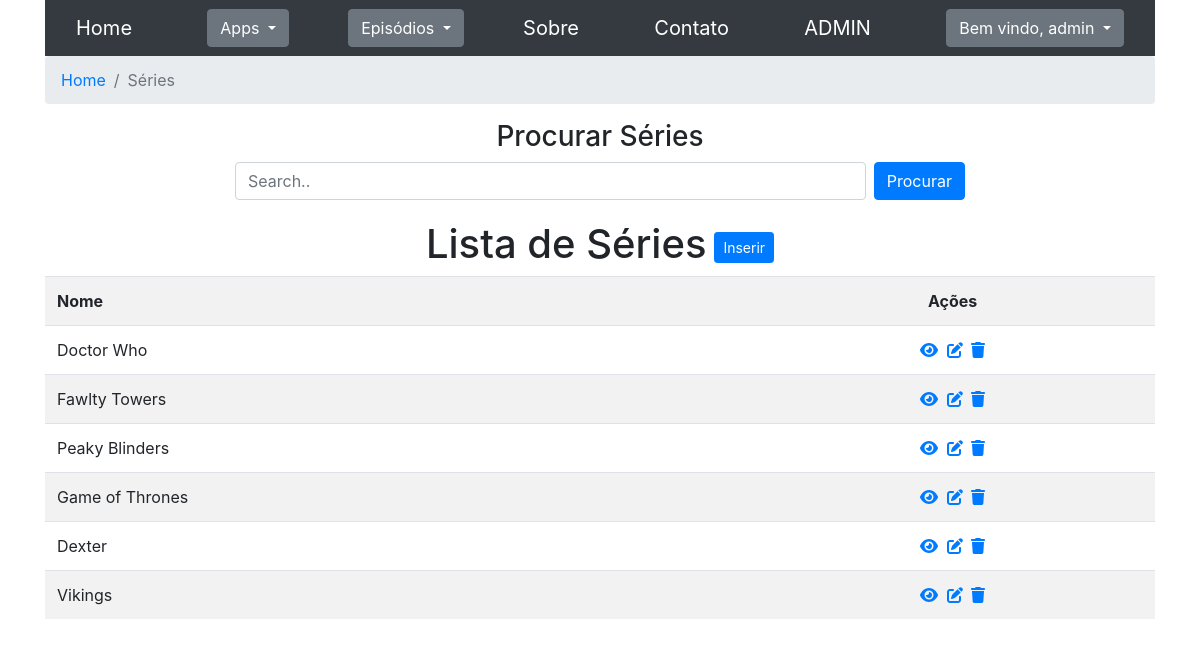
Page /seriados/series/ (signed in) on the committed database.
### seriados/models.py (models this page shows, shortened)
class Serie(models.Model):
    nome = models.CharField(max_length=70, verbose_name="Nome")
    class Meta:
        verbose_name = "Série"
        verbose_name_plural = "Séries"

### seriados/views.py (the view)
# urls.py: path('series/', views.series_list, name='series_list'),
@login_required
@permission_required('seriados.view_serie', raise_exception=True)
def series_list(request):
    search = request.GET.get('search', "")
    objects = Serie.objects.filter(nome__contains=search)
    labels, rows = prepare_data_list(objects, ['nome'])
    context = {
        'title': "Séries",
        'labels': labels,
        'rows': rows,
        'detail_url': 'seriados:series_details',
        'list_url': 'seriados:series_list',
        'insert_url': 'seriados:serie_insert',
        'update_url': 'seriados:serie_update',
        'delete_url': 'seriados:serie_delete',
    }
    return render(request, 'generic/list.html', context)

### seriados/views.py (called while the page is built)
def prepare_data_list(objects, fields_name):
    labels = list()
    for field_name in fields_name:
        field = objects.model._meta.get_field(field_name)
        labels.append(field.verbose_name)
    rows = list()
    for _object in objects:
        row = dict()
        rows.append(row)
        row['pk'] = _object.pk
        row['data'] = list()
        for field_name in fields_name:
            row['data'].append(getattr(_object, field_name))
    return labels, rows

### seriados/templates/generic/list.html (shortened to what this page needs)
{% extends "base.html" %}
{% block content %}
<nav aria-label="breadcrumb">
    <ol class="breadcrumb">
        <li class="breadcrumb-item"><a href="{% url 'seriados:home' %}">Home</a></li>
        <li class="breadcrumb-item active" aria-current="page">{{ title }}</li>
    </ol>
</nav>
<div class="row pesquisar my-3">
    <div class="col-6 col-md-8 text-center">
        <h3>Procurar {{ title }}</h3>
        <div class="flex-row">
            <input class="form-control" id='input_search' type="text" placeholder="Search..">
            <button class="btn btn-primary ml-2" id="btn_search">Procurar</button>
        </div>
    </div>
</div>
<div class="flex-row center">
    <div class="mt-1"><h1>Lista de {{ title }}</h1></div>
    <div class="ml-2">
        <a href='{% url insert_url %}'>
            <h3>
                <button type="button" class="btn btn-primary btn-sm mt-3">Inserir</button>
            </h3>
        </a>
    </div>
</div>
<table class="table table-hover table-striped">
    <tr>
        {% for label in labels %}
            <th>{{ label }}</th>
        {% endfor %}
        <th class="text-center">Ações</th>
    </tr>
    {% for row in rows %}
        <tr>
            {% for value in row.data %}
                <td>{{ value }}</td>
            {% endfor %}
            <td class="text-center"><a href="{% url detail_url pk=row.pk %}"><i class="fa-solid fa-eye" title="Visualizar"></i></a>
            <a href="{% url update_url pk=row.pk %}"><i class="fa-solid fa-pen-to-square mx-1" title="Editar"></i></a>
            <a href="{% url delete_url pk=row.pk %}"><i class="fa-solid fa-trash" title="Deletar"></i></a></td>
        </tr>
    {% endfor %}
</table>
{% endblock %}

### seriados/templates/navbar.html (shortened to what this page needs)
<!DOCTYPE html>
<a class="navbar-brand" href={% url 'seriados:home' %}>Home</a>
<div class="dropdown">
    <button class="btn btn-secondary dropdown-toggle" type="button" id="dropdownMenuButton" data-toggle="dropdown" aria-expanded="false">
        Apps
    </button>
</div>
<div class="dropdown">
    <button class="btn btn-secondary dropdown-toggle" type="button" id="dropdownMenuButton1" data-toggle="dropdown" aria-expanded="false">
        Episódios
    </button>
</div>
<a class="navbar-brand" href={% url 'seriados:about' %}>Sobre</a>
<a class="navbar-brand" href={% url 'seriados:contact' %}>Contato</a>
<a class="navbar-brand" href={% url 'admin:index' %}>ADMIN</a>
{% if user.is_authenticated %}
    <div class="dropdown">
        <button class="btn btn-secondary dropdown-toggle" type="button" id="dropdownMenuButton2" data-toggle="dropdown" aria-expanded="false">
            Bem vindo, {{user.username}}
        </button>
    </div>
{% else %}
    <a class="navbar-brand" href={% url 'login' %}>Login</a>
{% endif %}

### seriados/static/css/style.css (style rules this page uses)
html { height:100%; }
body { position:absolute; top:0; bottom:0; right:0; left:0; }
.pesquisar { display: flex; justify-content: center; }
.flex-row { display: flex; flex-direction: row; }
.center { justify-content: center; }

### rows in the picture
Serie: data "Doctor Who"
Serie: data "Fawlty Towers"
Serie: data "Peaky Blinders"
Serie: data "Game of Thrones"
Serie: data "Dexter"
Serie: data "Vikings"

### other values in the picture
{{ user.username }} "admin"
{{ title }} "Séries"
{{ label }} "Nome"
